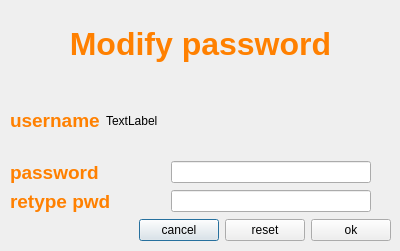
<?xml version="1.0" encoding="UTF-8"?>
<ui version="4.0">
 <class>ModifyPwdDialog</class>
 <widget class="QDialog" name="ModifyPwdDialog">
  <property name="geometry">
   <rect>
    <x>0</x>
    <y>0</y>
    <width>400</width>
    <height>251</height>
   </rect>
  </property>
  <property name="windowTitle">
   <string>Dialog</string>
  </property>
  <widget class="QWidget" name="verticalLayoutWidget">
   <property name="geometry">
    <rect>
     <x>10</x>
     <y>10</y>
     <width>381</width>
     <height>231</height>
    </rect>
   </property>
   <layout class="QVBoxLayout" name="verticalLayout">
    <item>
     <widget class="QLabel" name="label">
      <property name="text">
       <string>&lt;html&gt;&lt;head/&gt;&lt;body&gt;&lt;p align=&quot;center&quot;&gt;&lt;span style=&quot; font-size:24pt; font-weight:600; color:#ff8000;&quot;&gt;Modify password&lt;/span&gt;&lt;/p&gt;&lt;/body&gt;&lt;/html&gt;</string>
      </property>
     </widget>
    </item>
    <item>
     <layout class="QHBoxLayout" name="horizontalLayout_9">
      <item>
       <widget class="QLabel" name="label_4">
        <property name="text">
         <string>&lt;html&gt;&lt;head/&gt;&lt;body&gt;&lt;p&gt;&lt;span style=&quot; font-size:14pt; font-weight:600; color:#ff8000;&quot;&gt;username&lt;/span&gt;&lt;/p&gt;&lt;/body&gt;&lt;/html&gt;</string>
        </property>
       </widget>
      </item>
      <item>
       <widget class="QLabel" name="labelUsername">
        <property name="text">
         <string>TextLabel</string>
        </property>
       </widget>
      </item>
      <item>
       <spacer name="horizontalSpacer_4">
        <property name="orientation">
         <enum>Qt::Horizontal</enum>
        </property>
        <property name="sizeHint" stdset="0">
         <size>
          <width>40</width>
          <height>20</height>
         </size>
        </property>
       </spacer>
      </item>
     </layout>
    </item>
    <item>
     <layout class="QHBoxLayout" name="horizontalLayout">
      <item>
       <widget class="QLabel" name="label_2">
        <property name="text">
         <string>&lt;html&gt;&lt;head/&gt;&lt;body&gt;&lt;p&gt;&lt;span style=&quot; font-size:14pt; font-weight:600; color:#ff8000;&quot;&gt;password&lt;/span&gt;&lt;/p&gt;&lt;/body&gt;&lt;/html&gt;</string>
        </property>
       </widget>
      </item>
      <item>
       <widget class="QLineEdit" name="lineEditPwd">
        <property name="sizePolicy">
         <sizepolicy hsizetype="Fixed" vsizetype="Fixed">
          <horstretch>0</horstretch>
          <verstretch>0</verstretch>
         </sizepolicy>
        </property>
        <property name="minimumSize">
         <size>
          <width>200</width>
          <height>0</height>
         </size>
        </property>
        <property name="inputMask">
         <string/>
        </property>
        <property name="echoMode">
         <enum>QLineEdit::Password</enum>
        </property>
       </widget>
      </item>
      <item>
       <spacer name="horizontalSpacer_2">
        <property name="orientation">
         <enum>Qt::Horizontal</enum>
        </property>
        <property name="sizeType">
         <enum>QSizePolicy::Fixed</enum>
        </property>
        <property name="sizeHint" stdset="0">
         <size>
          <width>20</width>
          <height>20</height>
         </size>
        </property>
       </spacer>
      </item>
     </layout>
    </item>
    <item>
     <layout class="QHBoxLayout" name="horizontalLayout_6">
      <item>
       <widget class="QLabel" name="label_3">
        <property name="text">
         <string>&lt;html&gt;&lt;head/&gt;&lt;body&gt;&lt;p&gt;&lt;span style=&quot; font-size:14pt; font-weight:600; color:#ff8000;&quot;&gt;retype pwd&lt;/span&gt;&lt;/p&gt;&lt;/body&gt;&lt;/html&gt;</string>
        </property>
       </widget>
      </item>
      <item>
       <widget class="QLineEdit" name="lineEditRetypePwd">
        <property name="sizePolicy">
         <sizepolicy hsizetype="Fixed" vsizetype="Fixed">
          <horstretch>0</horstretch>
          <verstretch>0</verstretch>
         </sizepolicy>
        </property>
        <property name="minimumSize">
         <size>
          <width>200</width>
          <height>0</height>
         </size>
        </property>
       </widget>
      </item>
      <item>
       <spacer name="horizontalSpacer_3">
        <property name="orientation">
         <enum>Qt::Horizontal</enum>
        </property>
        <property name="sizeType">
         <enum>QSizePolicy::Fixed</enum>
        </property>
        <property name="sizeHint" stdset="0">
         <size>
          <width>20</width>
          <height>20</height>
         </size>
        </property>
       </spacer>
      </item>
     </layout>
    </item>
    <item>
     <layout class="QHBoxLayout" name="horizontalLayout_8">
      <item>
       <spacer name="horizontalSpacer">
        <property name="orientation">
         <enum>Qt::Horizontal</enum>
        </property>
        <property name="sizeHint" stdset="0">
         <size>
          <width>40</width>
          <height>20</height>
         </size>
        </property>
       </spacer>
      </item>
      <item>
       <widget class="QPushButton" name="pushButtonCancel">
        <property name="sizePolicy">
         <sizepolicy hsizetype="Fixed" vsizetype="Fixed">
          <horstretch>0</horstretch>
          <verstretch>0</verstretch>
         </sizepolicy>
        </property>
        <property name="minimumSize">
         <size>
          <width>80</width>
          <height>0</height>
         </size>
        </property>
        <property name="maximumSize">
         <size>
          <width>80</width>
          <height>16777215</height>
         </size>
        </property>
        <property name="text">
         <string>cancel</string>
        </property>
       </widget>
      </item>
      <item>
       <widget class="QPushButton" name="pushButtonReset">
        <property name="sizePolicy">
         <sizepolicy hsizetype="Fixed" vsizetype="Fixed">
          <horstretch>0</horstretch>
          <verstretch>0</verstretch>
         </sizepolicy>
        </property>
        <property name="minimumSize">
         <size>
          <width>80</width>
          <height>0</height>
         </size>
        </property>
        <property name="maximumSize">
         <size>
          <width>80</width>
          <height>16777215</height>
         </size>
        </property>
        <property name="text">
         <string>reset</string>
        </property>
       </widget>
      </item>
      <item>
       <widget class="QPushButton" name="pushButtonOk">
        <property name="sizePolicy">
         <sizepolicy hsizetype="Fixed" vsizetype="Fixed">
          <horstretch>0</horstretch>
          <verstretch>0</verstretch>
         </sizepolicy>
        </property>
        <property name="minimumSize">
         <size>
          <width>80</width>
          <height>0</height>
         </size>
        </property>
        <property name="maximumSize">
         <size>
          <width>80</width>
          <height>16777215</height>
         </size>
        </property>
        <property name="text">
         <string>ok</string>
        </property>
       </widget>
      </item>
     </layout>
    </item>
   </layout>
  </widget>
 </widget>
 <resources/>
 <connections/>
</ui>
